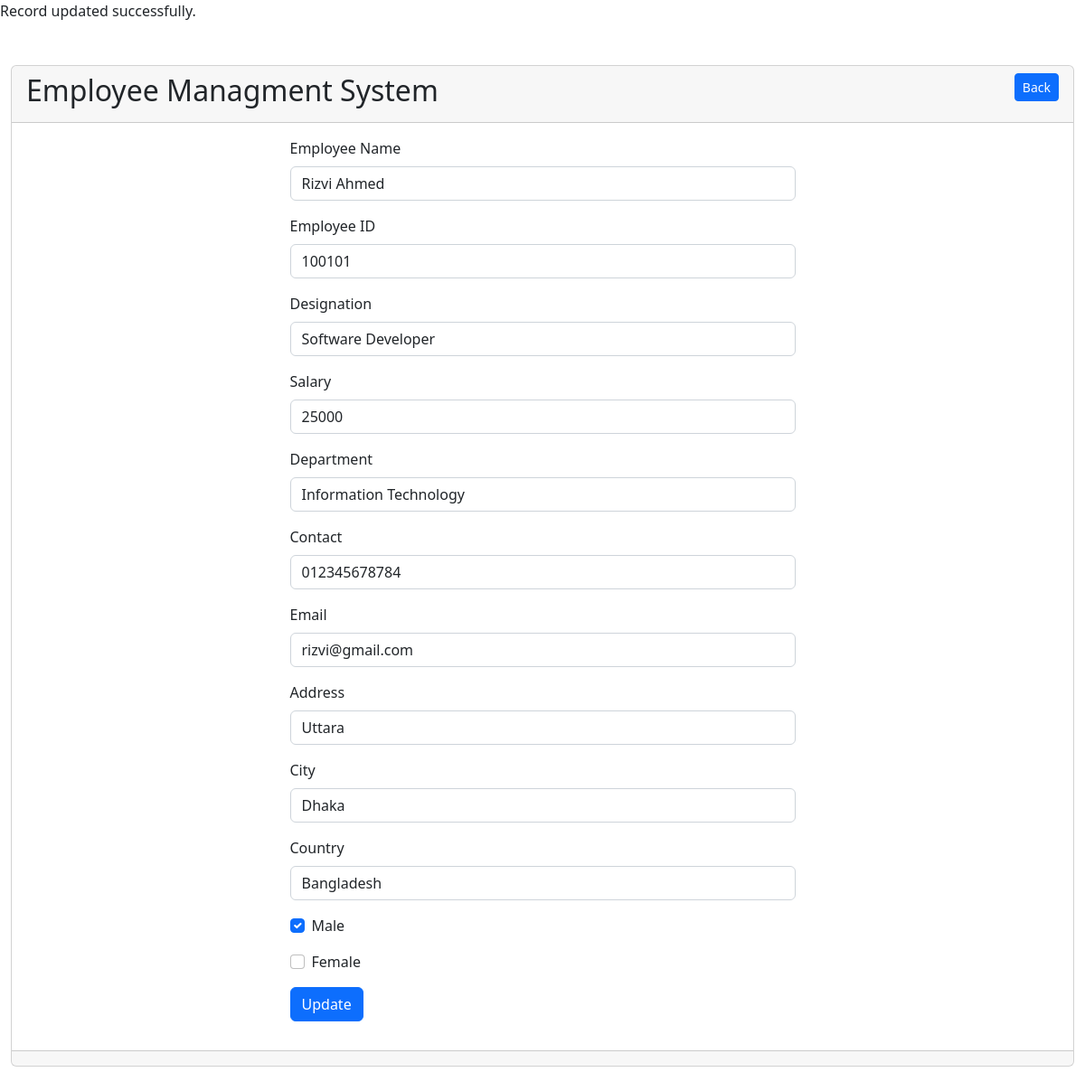
The app's page /update.php?id=2 with its own data.
### tables this page shows
CREATE TABLE `employee` (
  `id` int(11) NOT NULL,
  `employee_name` varchar(55) NOT NULL,
  `employee_id` varchar(55) NOT NULL,
  `employee_designation` varchar(55) NOT NULL,
  `employee_salary` varchar(55) NOT NULL,
  `employee_gender` varchar(55) NOT NULL,
  `employee_department` varchar(55) NOT NULL,
  `employee_contact` varchar(55) NOT NULL,
  `employee_email` varchar(55) NOT NULL,
  `employee_address` varchar(55) NOT NULL,
  `employee_city` varchar(55) NOT NULL,
  `employee_country` varchar(55) NOT NULL
);

### update.php (the view, shortened to what this page needs)
<?php include 'controller/updateController.php';
if (isset($_GET['id'])) {
    $id = $_GET['id'];
    $sql = "SELECT * FROM `employee` WHERE `id`='$id'";
    $result = $conn->query($sql);
    if ($result->num_rows > 0) {
        while ($row = $result->fetch_assoc()) {
            $employee_name = $row['employee_name'];
            $employee_id = $row['employee_id'];
            $employee_designation = $row['employee_designation'];
            $employee_salary = $row['employee_salary'];
            $employee_department = $row['employee_department'];
            $employee_contact = $row['employee_contact'];
            $employee_email = $row['employee_email'];
            $employee_address = $row['employee_address'];
            $employee_city = $row['employee_city'];
            $employee_country = $row['employee_country'];
            $employee_gender = $row['employee_gender'];
        }
?>
<!doctype html>
<html lang="en">
<head>
    <link rel="stylesheet" href="https://cdn.jsdelivr.net/npm/bootstrap-icons@1.9.1/font/bootstrap-icons.css">
    <link href="https://cdn.jsdelivr.net/npm/bootstrap@5.2.2/dist/css/bootstrap.min.css" rel="stylesheet"
>
</head>
<body>
    <div class="container-fluid my-5">
        <div class="row">
            <div class="col-md-12">
                <div class="card">
                    <div class="card-header d-flex">
                        <h2>Employee Managment System</h2>
                        <a class="ms-auto" href="index.php"><button class="btn btn-primary btn-sm">Back</button></a>
                    </div>
                    <div class="card-body">
                        <div class="row justify-content-center">
                            <div class="col-md-6">
                                <form action="" method="POST">
                                    <div class="mb-3">
                                        <label class="form-label">Employee Name</label>
                                        <input type="text" class="form-control" name="employee_name"
                                            value="<?php echo $employee_name ?>">
                                    </div>
                                    <div class="mb-3">
                                        <label class="form-label">Employee ID</label>
                                        <input type="text" class="form-control" name="employee_id"
                                            value="<?php echo $employee_id ?>">
                                    </div>
                                    <div class="mb-3">
                                        <label class="form-label">Designation</label>
                                        <input type="text" class="form-control" name="employee_designation"
                                            value="<?php echo $employee_designation ?>">
                                    </div>
                                    <div class="mb-3">
                                        <label class="form-label">Salary</label>
                                        <input type="text" class="form-control" name="employee_salary"
                                            value="<?php echo $employee_salary ?>">
                                    </div>
                                    <div class="mb-3">
                                        <label class="form-label">Department</label>
                                        <input type="text" class="form-control" name="employee_department"
                                            value="<?php echo $employee_department ?>">
                                    </div>
                                    <div class="mb-3">
                                        <label class="form-label">Contact</label>
                                        <input type="text" class="form-control" name="employee_contact"
                                            value="<?php echo $employee_contact ?>">
                                    </div>
                                    <div class="mb-3">
                                        <label class="form-label">Email</label>
                                        <input type="email" class="form-control" name="employee_email"
                                            value="<?php echo $employee_email ?>">
                                    </div>
                                    <div class="mb-3">
                                        <label class="form-label">Address</label>
                                        <input type="text" class="form-control" name="employee_address"
                                            value="<?php echo $employee_address ?>">
                                    </div>
                                    <div class="mb-3">
                                        <label class="form-label">City</label>
                                        <input type="text" class="form-control" name="employee_city"
                                            value="<?php echo $employee_city ?>">
                                    </div>
                                    <div class="mb-3">
                                        <label class="form-label">Country</label>
                                        <input type="text" class="form-control" name="employee_country"
                                            value="<?php echo $employee_country ?>">
                                    </div>
                                    <div class="mb-3 form-check">
                                        <input type="checkbox" class="form-check-input" name="employee_gender"
                                            value="Male" <?php if ($employee_gender == 'Male') echo "checked" ?>>
                                        <label class="form-check-label">Male</label>
                                    </div>
                                    <div class="mb-3 form-check">
                                        <input type="checkbox" class="form-check-input" name="employee_gender"
                                            value="Female" <?php if ($employee_gender == 'Female') echo "checked" ?>>
                                        <label class="form-check-label">Female</label>
                                    </div>
                                    <button type="submit" name="update" class="btn btn-primary">Update</button>
                                </form>
                            </div>
                        </div>
                    </div>
                    <div class="card-footer"></div>
                </div>
            </div>
        </div>
    </div>
</body>
</html>
<?php
    } else {
        header('Location: index.php');
    }
}
?>

### records on screen
employee: employee_name "Rizvi Ahmed", employee_id "100101", employee_designation "Software Developer", employee_salary "25000", employee_department "Information Technology", employee_contact "012345678784", employee_email "rizvi@gmail.com", employee_address "Uttara", employee_city "Dhaka", employee_country "Bangladesh", employee_gender "☑"
